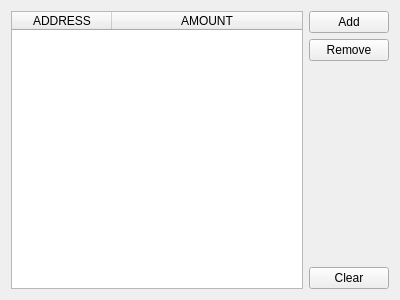
<?xml version="1.0" encoding="UTF-8"?>
<ui version="4.0">
 <class>Form</class>
 <widget class="QWidget" name="Form">
  <property name="geometry">
   <rect>
    <x>0</x>
    <y>0</y>
    <width>400</width>
    <height>300</height>
   </rect>
  </property>
  <property name="windowTitle">
   <string>Form</string>
  </property>
  <layout class="QGridLayout" name="gridLayout">
   <item row="2" column="1">
    <spacer name="verticalSpacer">
     <property name="orientation">
      <enum>Qt::Vertical</enum>
     </property>
     <property name="sizeHint" stdset="0">
      <size>
       <width>20</width>
       <height>174</height>
      </size>
     </property>
    </spacer>
   </item>
   <item row="3" column="1">
    <widget class="QPushButton" name="resetBtn">
     <property name="text">
      <string>Clear</string>
     </property>
    </widget>
   </item>
   <item row="0" column="0" rowspan="4">
    <widget class="QTableWidget" name="tableWidget">
     <property name="editTriggers">
      <set>QAbstractItemView::AllEditTriggers</set>
     </property>
     <property name="selectionMode">
      <enum>QAbstractItemView::SingleSelection</enum>
     </property>
     <property name="selectionBehavior">
      <enum>QAbstractItemView::SelectRows</enum>
     </property>
     <attribute name="horizontalHeaderStretchLastSection">
      <bool>true</bool>
     </attribute>
     <column>
      <property name="text">
       <string>ADDRESS</string>
      </property>
     </column>
     <column>
      <property name="text">
       <string>AMOUNT</string>
      </property>
     </column>
    </widget>
   </item>
   <item row="0" column="1">
    <widget class="QPushButton" name="addBtn">
     <property name="text">
      <string>Add</string>
     </property>
    </widget>
   </item>
   <item row="1" column="1">
    <widget class="QPushButton" name="delBtn">
     <property name="text">
      <string>Remove</string>
     </property>
    </widget>
   </item>
  </layout>
 </widget>
 <resources/>
 <connections/>
</ui>
